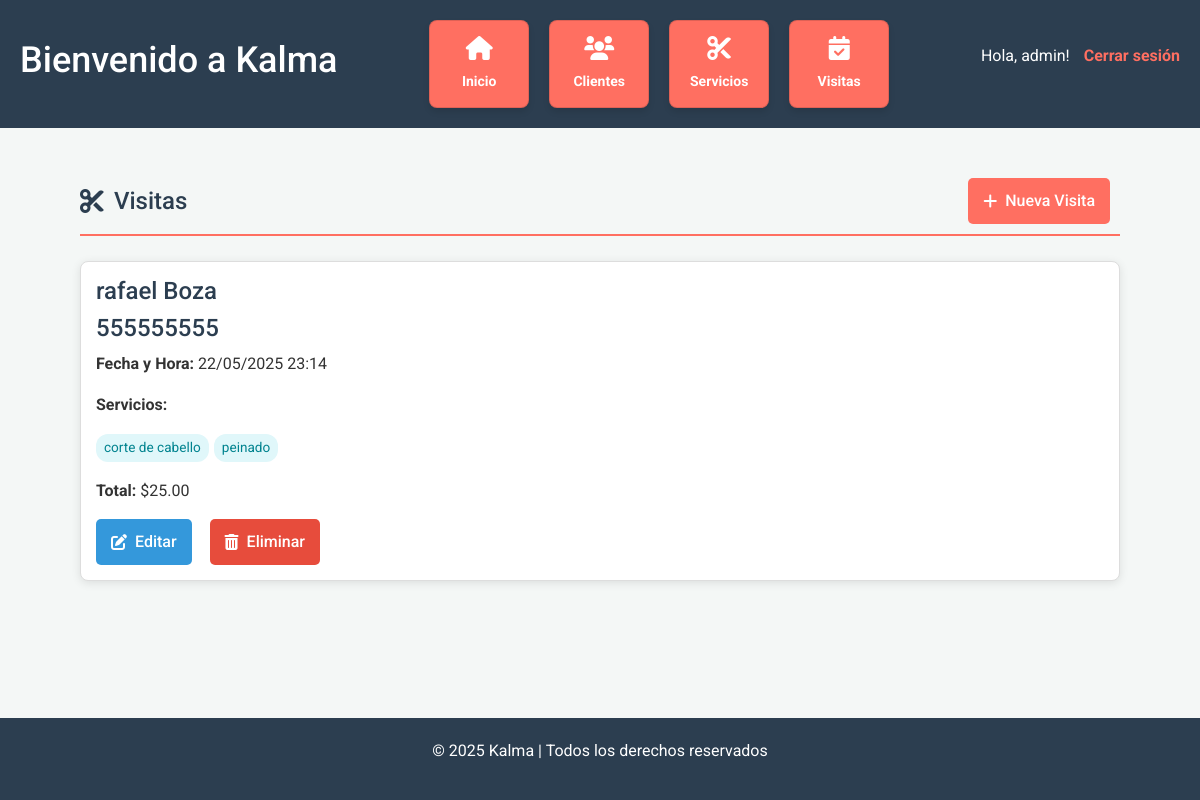
The app's page /visitas/ (signed in), older data.
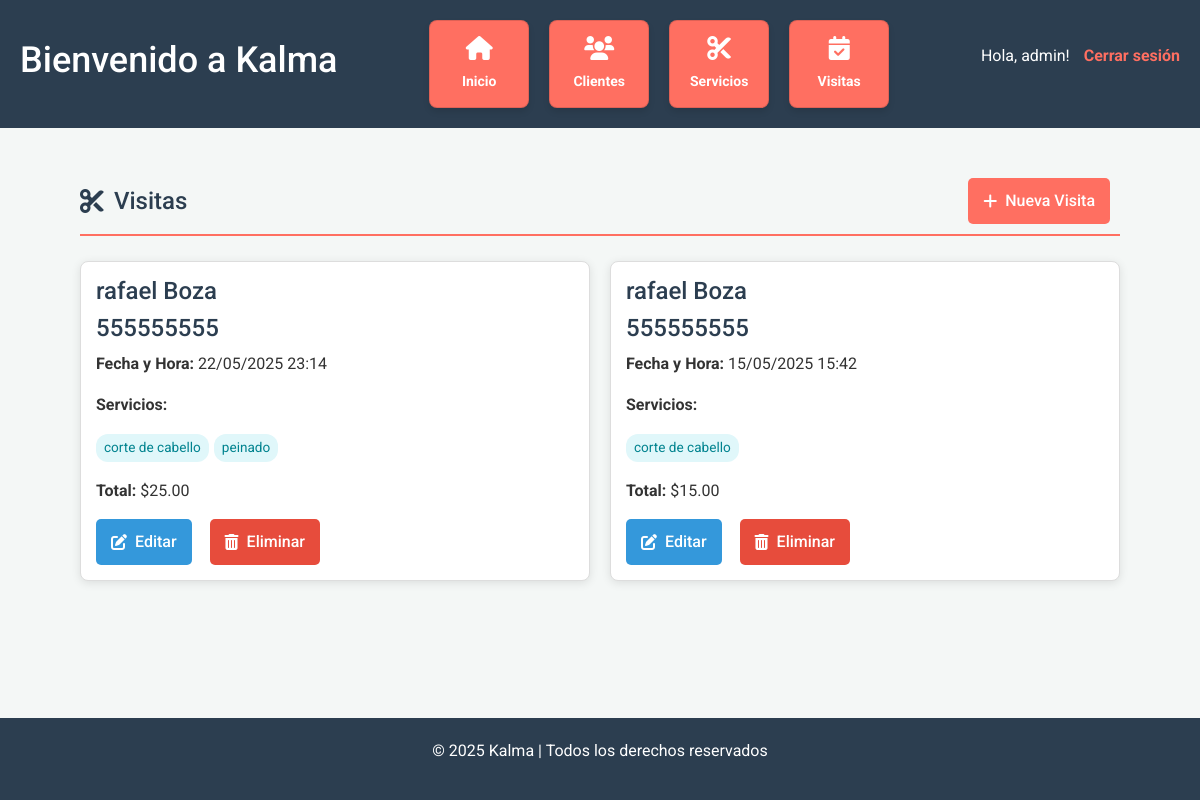
The same page, newer data.
### gestion/models.py (models this page shows, shortened)
class Visita(models.Model):
    empresa = models.ForeignKey(Empresa, on_delete=models.CASCADE, related_name="visitas", null=True, blank=True)
    cliente = models.ForeignKey(Cliente, on_delete=models.CASCADE)
    fecha = models.DateTimeField(default=timezone.now)
    servicios = models.ManyToManyField(Servicio)
    notas = models.TextField(blank=True)
    def total(self):
        return sum(servicio.precio for servicio in self.servicios.all())

class Cliente(models.Model):
    empresa = models.ForeignKey(Empresa, on_delete=models.CASCADE, related_name="clientes", null=True, blank=True)
    nombre = models.CharField(max_length=100)
    telefono = models.CharField(max_length=20)
    email = models.EmailField(blank=True, null=True)
    fecha_registro = models.DateField(auto_now_add=True)

class Servicio(models.Model):
    empresa = models.ForeignKey(Empresa, on_delete=models.CASCADE, related_name="servicios", null=True, blank=True)
    nombre = models.CharField(max_length=100)
    precio = models.DecimalField(max_digits=6, decimal_places=2)
    duracion_min = models.IntegerField()

### gestion/views.py (the view)
# urls.py: path('visitas/', views.visitas, name='visitas'),
@login_required
def visitas(request):
    visitas = Visita.objects.all()
    return render(request, 'visitas.html', {'visitas': visitas})

### gestion/context_processors.py (called while the page is built)
def user_has_empresa(request):
    return {
        'user_has_empresa': request.user.is_authenticated and Empresa.objects.filter(usuario=request.user).exists()
    }

def empresa(request):
    if request.user.is_authenticated:
        empresa = Empresa.objects.filter(usuario=request.user).first()
    else:
        empresa = None
    return {
        'empresa': empresa
    }

### gestion/templates/visitas.html (shortened to what this page needs)
{% extends 'base.html' %}
{% block content %}
<div class="visitas-container">
    <div class="header-actions">
        <h2><i class="fas fa-cut"></i> Visitas</h2>
        <a href="{% url 'nueva_visita' %}" class="btn-add">
            <i class="fas fa-plus"></i> Nueva Visita
        </a>
    </div>
    <div class="cards-grid">
        {% for visita in visitas %}
        <div class="visita-card">
            <div class="visita-header">
                <h3>{{ visita.cliente.nombre }}</h3>
                <h3>{{ visita.cliente.telefono|default:"Sin teléfono" }}</h3>
            </div>
            <p><strong>Fecha y Hora:</strong> {{ visita.fecha|date:"d/m/Y H:i" }}</p>
            <p><strong>Servicios:</strong>
            <div class="services-list">
                {% for servicio in visita.servicios.all %}
                <span class="service-tag">{{ servicio.nombre }}</span>
                {% endfor %}
            </div>
            </p>
            <p><strong>Total:</strong> ${{ visita.total|floatformat:2 }}</p>
            <div class="actions">
                <a href="{% url 'editar_visita' visita.id %}" class="btn-edit" title="Editar visita">
                    <i class="fas fa-edit"></i> Editar
                </a>
                <a href="{% url 'eliminar_visita' visita.id %}" class="btn-delete" title="Eliminar visita">
                    <i class="fas fa-trash-alt"></i> Eliminar
                </a>
            </div>
        </div>
        {% empty %}
        <p class="no-visits">No hay visitas registradas.</p>
        {% endfor %}
    </div>
</div>
{% endblock %}

Row changes from the older to the newer data that the page shows:
added Visita: cliente.nombre "rafael Boza", cliente.telefono "555555555", fecha "15/05/2025 15:42", total "15.00", Servicio (nombre "corte de cabello")
